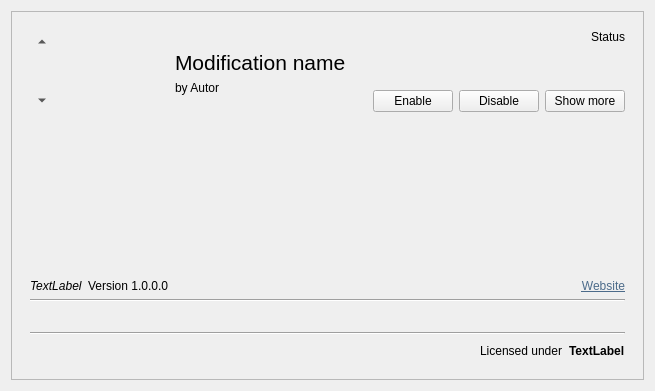
<?xml version="1.0" encoding="UTF-8"?>
<ui version="4.0">
 <class>ModManagerWidgetItem</class>
 <widget class="QWidget" name="ModManagerWidgetItem">
  <property name="geometry">
   <rect>
    <x>0</x>
    <y>0</y>
    <width>655</width>
    <height>391</height>
   </rect>
  </property>
  <property name="windowTitle">
   <string>Form</string>
  </property>
  <property name="locale">
   <locale language="English" country="UnitedStates"/>
  </property>
  <layout class="QVBoxLayout" name="verticalLayout">
   <item>
    <widget class="QFrame" name="frame">
     <property name="frameShape">
      <enum>QFrame::StyledPanel</enum>
     </property>
     <property name="frameShadow">
      <enum>QFrame::Raised</enum>
     </property>
     <layout class="QVBoxLayout" name="verticalLayout_3">
      <item>
       <widget class="QWidget" name="mainWidget" native="true">
        <property name="sizePolicy">
         <sizepolicy hsizetype="Preferred" vsizetype="Fixed">
          <horstretch>0</horstretch>
          <verstretch>0</verstretch>
         </sizepolicy>
        </property>
        <property name="minimumSize">
         <size>
          <width>0</width>
          <height>100</height>
         </size>
        </property>
        <property name="maximumSize">
         <size>
          <width>16777215</width>
          <height>120</height>
         </size>
        </property>
        <layout class="QHBoxLayout" name="horizontalLayout_2">
         <item>
          <layout class="QVBoxLayout" name="verticalLayout_5">
           <item>
            <widget class="QToolButton" name="btnSortUp">
             <property name="text">
              <string>...</string>
             </property>
             <property name="autoRaise">
              <bool>true</bool>
             </property>
             <property name="arrowType">
              <enum>Qt::UpArrow</enum>
             </property>
            </widget>
           </item>
           <item>
            <spacer name="verticalSpacer_2">
             <property name="orientation">
              <enum>Qt::Vertical</enum>
             </property>
             <property name="sizeHint" stdset="0">
              <size>
               <width>20</width>
               <height>40</height>
              </size>
             </property>
            </spacer>
           </item>
           <item>
            <widget class="QToolButton" name="btnSortDown">
             <property name="text">
              <string>...</string>
             </property>
             <property name="autoRaise">
              <bool>true</bool>
             </property>
             <property name="arrowType">
              <enum>Qt::DownArrow</enum>
             </property>
            </widget>
           </item>
          </layout>
         </item>
         <item>
          <widget class="QLabel" name="lblIcon">
           <property name="sizePolicy">
            <sizepolicy hsizetype="Fixed" vsizetype="Fixed">
             <horstretch>0</horstretch>
             <verstretch>0</verstretch>
            </sizepolicy>
           </property>
           <property name="minimumSize">
            <size>
             <width>100</width>
             <height>100</height>
            </size>
           </property>
           <property name="text">
            <string/>
           </property>
           <property name="pixmap">
            <pixmap resource="resources.qrc">:/resources/icons/mod-100.png</pixmap>
           </property>
           <property name="scaledContents">
            <bool>true</bool>
           </property>
          </widget>
         </item>
         <item>
          <widget class="QWidget" name="verticalWidget" native="true">
           <property name="sizePolicy">
            <sizepolicy hsizetype="Expanding" vsizetype="Preferred">
             <horstretch>0</horstretch>
             <verstretch>0</verstretch>
            </sizepolicy>
           </property>
           <layout class="QVBoxLayout" name="verticalLayout_4">
            <property name="topMargin">
             <number>20</number>
            </property>
            <item>
             <widget class="QLabel" name="lblName">
              <property name="font">
               <font>
                <pointsize>16</pointsize>
               </font>
              </property>
              <property name="text">
               <string>Modification name</string>
              </property>
             </widget>
            </item>
            <item>
             <widget class="QLabel" name="lblAuthor">
              <property name="sizePolicy">
               <sizepolicy hsizetype="Preferred" vsizetype="Expanding">
                <horstretch>0</horstretch>
                <verstretch>0</verstretch>
               </sizepolicy>
              </property>
              <property name="text">
               <string>by Autor</string>
              </property>
              <property name="alignment">
               <set>Qt::AlignLeading|Qt::AlignLeft|Qt::AlignTop</set>
              </property>
             </widget>
            </item>
           </layout>
          </widget>
         </item>
         <item>
          <layout class="QVBoxLayout" name="verticalLayout_2">
           <item>
            <widget class="QLabel" name="lblStatus">
             <property name="text">
              <string>Status</string>
             </property>
             <property name="alignment">
              <set>Qt::AlignRight|Qt::AlignTrailing|Qt::AlignVCenter</set>
             </property>
            </widget>
           </item>
           <item>
            <spacer name="verticalSpacer">
             <property name="orientation">
              <enum>Qt::Vertical</enum>
             </property>
             <property name="sizeHint" stdset="0">
              <size>
               <width>20</width>
               <height>40</height>
              </size>
             </property>
            </spacer>
           </item>
           <item>
            <layout class="QHBoxLayout" name="horizontalLayout">
             <item>
              <widget class="QPushButton" name="btnEnableDefaults">
               <property name="text">
                <string>Enable</string>
               </property>
              </widget>
             </item>
             <item>
              <widget class="QPushButton" name="btnDisableAll">
               <property name="text">
                <string>Disable</string>
               </property>
              </widget>
             </item>
             <item>
              <widget class="QPushButton" name="btnShowMore">
               <property name="text">
                <string>Show more</string>
               </property>
               <property name="checkable">
                <bool>true</bool>
               </property>
              </widget>
             </item>
            </layout>
           </item>
          </layout>
         </item>
        </layout>
       </widget>
      </item>
      <item>
       <widget class="QWidget" name="expandWidget" native="true">
        <layout class="QVBoxLayout" name="verticalLayout_6">
         <item>
          <widget class="QTextEdit" name="lblDescription">
           <property name="styleSheet">
            <string notr="true">background-color: transparent;</string>
           </property>
           <property name="frameShape">
            <enum>QFrame::NoFrame</enum>
           </property>
           <property name="readOnly">
            <bool>true</bool>
           </property>
          </widget>
         </item>
         <item>
          <layout class="QHBoxLayout" name="horizontalLayout_4">
           <item>
            <widget class="QLabel" name="lblIdentifier">
             <property name="font">
              <font>
               <italic>true</italic>
              </font>
             </property>
             <property name="text">
              <string>TextLabel</string>
             </property>
            </widget>
           </item>
           <item>
            <widget class="QLabel" name="lblVersion">
             <property name="sizePolicy">
              <sizepolicy hsizetype="Minimum" vsizetype="Preferred">
               <horstretch>0</horstretch>
               <verstretch>0</verstretch>
              </sizepolicy>
             </property>
             <property name="text">
              <string>Version 1.0.0.0</string>
             </property>
            </widget>
           </item>
           <item>
            <widget class="QLabel" name="lblWebsite">
             <property name="sizePolicy">
              <sizepolicy hsizetype="Expanding" vsizetype="Preferred">
               <horstretch>0</horstretch>
               <verstretch>0</verstretch>
              </sizepolicy>
             </property>
             <property name="text">
              <string>&lt;html&gt;&lt;head/&gt;&lt;body&gt;&lt;p&gt;&lt;a href=&quot;https://&quot;&gt;&lt;span style=&quot; text-decoration: underline; color:#4c6b8a;&quot;&gt;Website&lt;/span&gt;&lt;/a&gt;&lt;/p&gt;&lt;/body&gt;&lt;/html&gt;</string>
             </property>
             <property name="alignment">
              <set>Qt::AlignRight|Qt::AlignTrailing|Qt::AlignVCenter</set>
             </property>
             <property name="openExternalLinks">
              <bool>true</bool>
             </property>
            </widget>
           </item>
          </layout>
         </item>
         <item>
          <widget class="Line" name="line_2">
           <property name="orientation">
            <enum>Qt::Horizontal</enum>
           </property>
          </widget>
         </item>
         <item>
          <widget class="QWidget" name="grpPipelines" native="true">
           <layout class="QVBoxLayout" name="verticalLayout_7">
            <property name="leftMargin">
             <number>0</number>
            </property>
            <property name="rightMargin">
             <number>0</number>
            </property>
           </layout>
          </widget>
         </item>
         <item>
          <widget class="Line" name="line">
           <property name="orientation">
            <enum>Qt::Horizontal</enum>
           </property>
          </widget>
         </item>
         <item>
          <layout class="QHBoxLayout" name="horizontalLayout_3">
           <item>
            <spacer name="horizontalSpacer">
             <property name="orientation">
              <enum>Qt::Horizontal</enum>
             </property>
             <property name="sizeHint" stdset="0">
              <size>
               <width>40</width>
               <height>20</height>
              </size>
             </property>
            </spacer>
           </item>
           <item>
            <widget class="QLabel" name="label_13">
             <property name="text">
              <string>Licensed under</string>
             </property>
            </widget>
           </item>
           <item>
            <widget class="QLabel" name="lblLicense">
             <property name="font">
              <font>
               <weight>75</weight>
               <bold>true</bold>
              </font>
             </property>
             <property name="text">
              <string>TextLabel</string>
             </property>
            </widget>
           </item>
          </layout>
         </item>
        </layout>
       </widget>
      </item>
     </layout>
    </widget>
   </item>
  </layout>
 </widget>
 <resources>
  <include location="resources.qrc"/>
 </resources>
 <connections/>
</ui>
